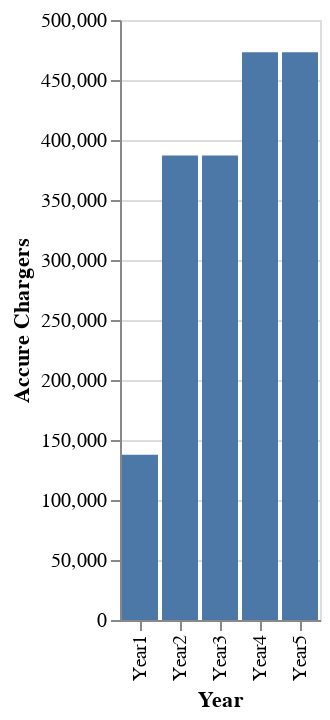

The notebook cell saved with this chart:
### Code cell
#data visualisation five 
source = pd.DataFrame({
    'Year': ['Year1', 'Year2', 'Year3', 'Year4', 'Year5'],
    'Accure Chargers': [year1_no, year2_no, year3_no, year4_no, year5_no]})

alt.Chart(source).mark_bar().encode(
    x='Year',
    y='Accure Chargers'
)

### Figure 1 — Vega-Lite specification as saved in the notebook (floating-point values rounded to 4 significant figures)
{"config": {"view": {"continuousWidth": 400, "continuousHeight": 300}}, "data": {"name": "data-43de6bf5195cf8d610b90f99fe9ffc63"}, "mark": "bar", "encoding": {"x": {"field": "Year", "type": "nominal"}, "y": {"field": "Accure Chargers", "type": "quantitative"}}, "$schema": "https://vega.github.io/schema/vega-lite/v4.17.0.json", "datasets": {"data-43de6bf5195cf8d610b90f99fe9ffc63": [{"Year": "Year1", "Accure Chargers": 137600.0}, {"Year": "Year2", "Accure Chargers": 387100.0}, {"Year": "Year3", "Accure Chargers": 387100.0}, {"Year": "Year4", "Accure Chargers": 473100.0}, {"Year": "Year5", "Accure Chargers": 473100.0}]}}
